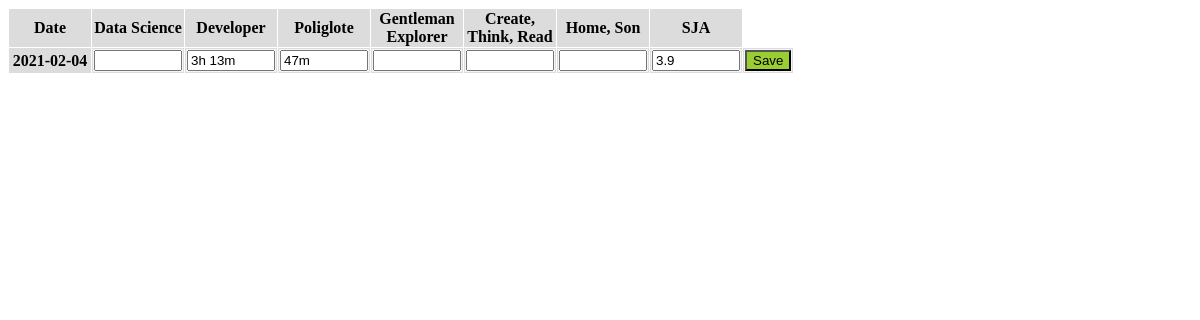
The page /day/edit/2021-02-04 on the database its author committed.
### mymonth/models.py (models this page shows, shortened)
class Days(db.Model):
    id = db.Column(db.Date, primary_key = True)
    ds = db.Column(db.Interval)   # Data Science
    dev = db.Column(db.Interval)  # Developer
    pol = db.Column(db.Interval)  # Poliglote
    ge = db.Column(db.Interval)   # Gentleman Explorer
    crt = db.Column(db.Interval)  # Create Read Think
    hs = db.Column(db.Interval)   # Home Son
    alk = db.Column(db.Float)     # Alko

### mymonth/routes.py (the view, shortened to what this page needs)
@app.route('/day/edit/<id_day>', methods=['GET', 'POST'])
def edit_day(id_day):
    day = Days.query.get_or_404(date.fromisoformat(id_day))
    form_day = DayEditForm()
    return render_template('edit_day.html', form_day=form_day, day=day, f_string_from_duration=string_from_duration, f_string_from_float=string_from_float)

### mymonth/forms.py
class DayEditForm(FlaskForm):
    id = DateField(label='Date')
    ds = StringField(label='Data Science')
    dev = StringField(label='Developer')
    pol = StringField(label='Poliglote')
    ge = StringField(label='Gentleman Explorer')
    crt = StringField(label='Create, Think, Read')
    hs = StringField(label='Home, Son')
    alk = StringField(label='SJA')
    submit = SubmitField(label='Save')

### mymonth/utils.py (called while the page is built)
def string_from_duration(x):
    if isinstance(x, datetime):
        x = x - datetime(1970, 1, 1)
    if x is None or x is NaT or x.total_seconds() == 0:
        return ''
    total_seconds = x.total_seconds()
    days = total_seconds // 86400
    total_seconds -= days * 86400
    hours = total_seconds // 3600
    total_seconds -= hours * 3600
    minutes = total_seconds // 60
    total_seconds -= minutes * 60
    seconds = total_seconds
    duration_items = [(days, 'd'), (hours, 'h'), (minutes, 'm'), (seconds, 's')]
    non_zero_items = 0
    for item in duration_items:
        if item[0] != 0:
            non_zero_items += 1
    if non_zero_items > 2:
        duration_items.pop(-1)
    outcome = ''
    for item in duration_items:
        if item[0] != 0:
            outcome += f'{int(item[0])}{item[1]} '
    return outcome[:-1]

def string_from_float(x):
    outcome = x
    if x is None:
        outcome = ''
    return outcome

### mymonth/templates/edit_day.html (shortened to what this page needs)
{% extends "layout.html" %}
{% block content %}
<table>
    <form method="POST" action="">
        <tr>
            <th>{{ form_day.id.label }}</th>
            <th>{{ form_day.ds.label }}</th>
            <th>{{ form_day.dev.label }}</th>
            <th>{{ form_day.pol.label }}</th>
            <th>{{ form_day.ge.label }}</th>
            <th>{{ form_day.crt.label }}</th>
            <th>{{ form_day.hs.label }}</th>
            <th>{{ form_day.alk.label }}</th>
        </tr>
        <tr>
            <th>{{day.id}}</th>
            <td>{{ form_day.ds(style="width: 80px", value=f_string_from_duration(day.ds)) }}</td>
            <td>{{ form_day.dev(style="width: 80px", value=f_string_from_duration(day.dev)) }}</td>
            <td>{{ form_day.pol(style="width: 80px", value=f_string_from_duration(day.pol)) }}</td>
            <td>{{ form_day.ge(style="width: 80px", value=f_string_from_duration(day.ge)) }}</td>
            <td>{{ form_day.crt(style="width: 80px", value=f_string_from_duration(day.crt)) }}</td>
            <td>{{ form_day.hs(style="width: 80px", value=f_string_from_duration(day.hs)) }}</td>
            <td>{{ form_day.alk(style="width: 80px", value=f_string_from_float(day.alk)) }}</td>
            <td>{{ form_day.submit(class="btn_edit_day_save") }}</td>
        </tr>
    </form>
</table>
{% endblock content %}

### mymonth/static/styles.css (style rules this page uses)
table { border-spacing: 1px; }
td { background-color: whitesmoke; border: 1px solid gainsboro; }
th { background-color: gainsboro; width: 80px; }
.btn_edit_day_save { background-color: yellowgreen; }

### rows shown on the page
Days: id "2021-02-04", dev "3h 13m", pol "47m", alk "3.9"
